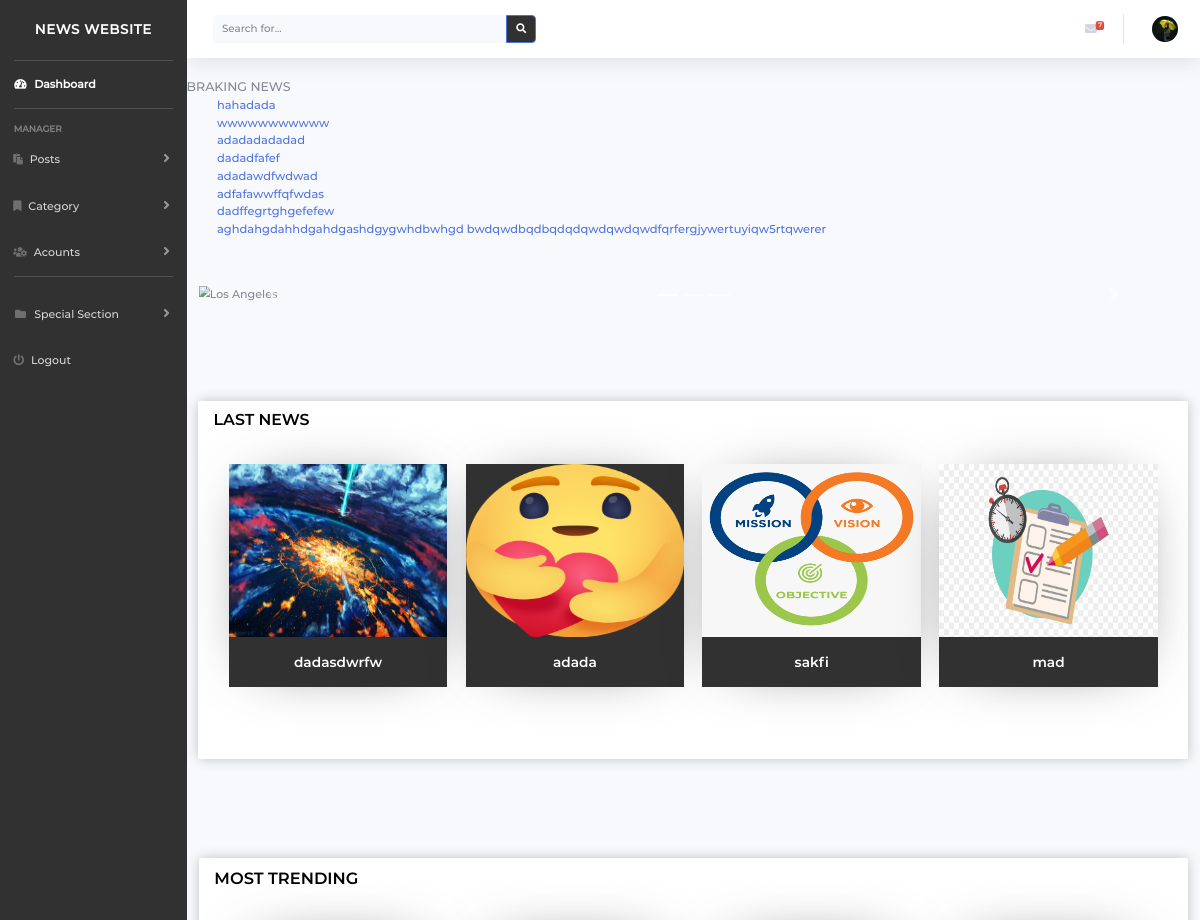
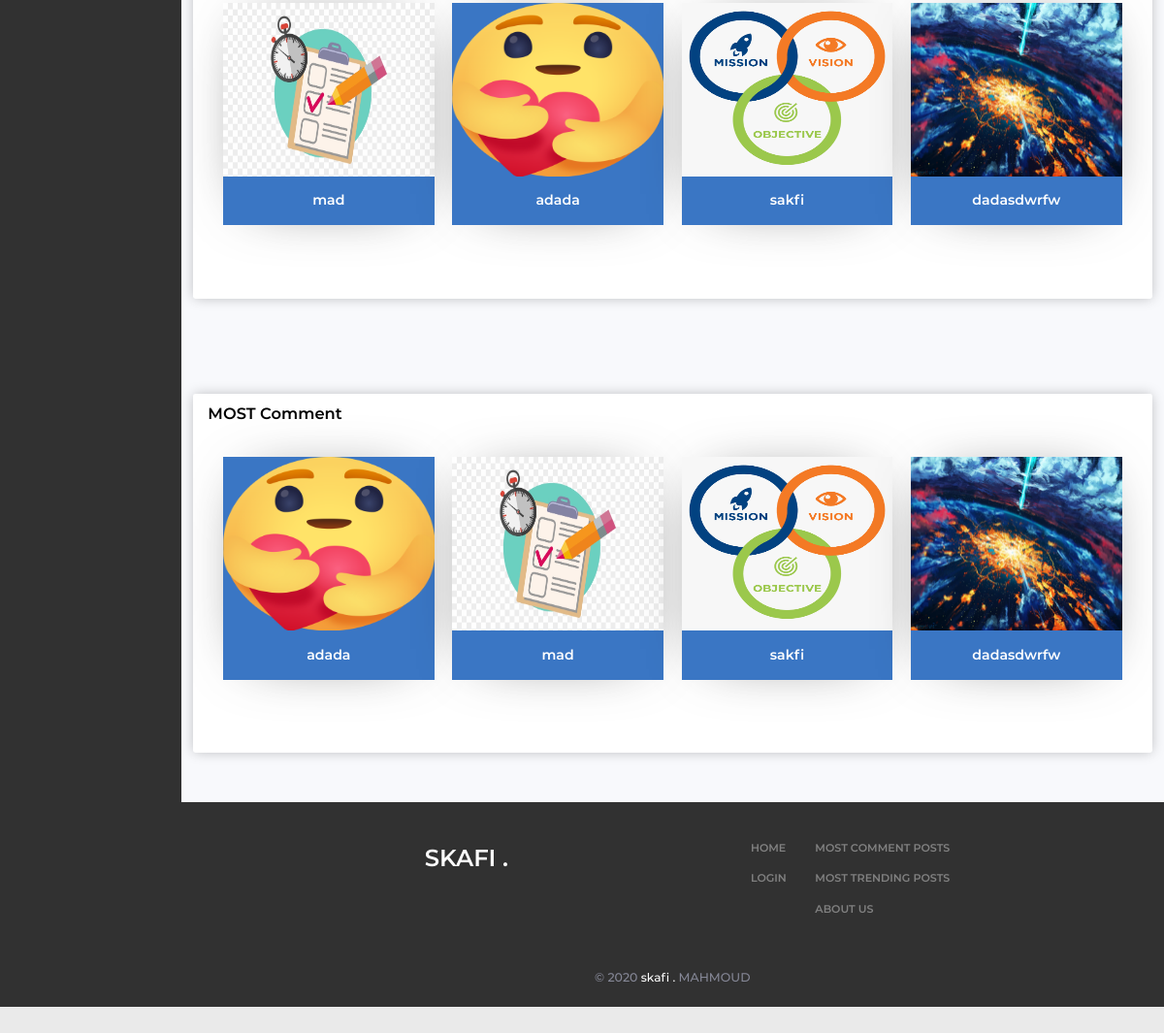
The page / on the database its author committed (2 pictures, top to bottom).
### tables this page shows
CREATE TABLE `tblbrackingnews` (
  `id` int(255) NOT NULL,
  `brackingText` varchar(255) NOT NULL,
  `Is_Active` int(1) DEFAULT NULL
);

CREATE TABLE `tblposts` (
  `id` int(11) NOT NULL,
  `PostTitle` longtext DEFAULT NULL,
  `CategoryId` int(11) DEFAULT NULL,
  `SubCategoryId` int(11) DEFAULT NULL,
  `PostDetails` longtext DEFAULT NULL,
  `PostingDate` timestamp NULL DEFAULT current_timestamp(),
  `UpdationDate` timestamp NULL DEFAULT NULL ON UPDATE current_timestamp(),
  `Is_Active` int(1) DEFAULT NULL,
  `PostUrl` mediumtext DEFAULT NULL,
  `PostImage` varchar(255) DEFAULT NULL,
  `Approved` varchar(255) NOT NULL DEFAULT 'no',
  `CommentsCout` int(255) DEFAULT NULL,
  `Rank` int(255) DEFAULT 0
);

### admin/config/dbcon.php (called while the page is built, shortened)
<?php
require("connection.php");
$dbhost = "localhost";
 $dbuser = "Skafi";
 $dbpass = "mahmoudskafi00";
 $db = "news_db";
$conDb = new connection($dbhost,$dbuser ,$dbpass,$db);

### admin/config/connection.php (called while the page is built, shortened)
<?php
class connection
{
    function doSelectQuery($con, $sql)
    {
        $status = false;
        $data = array();
        $result = mysqli_query($con, $sql);
        $i = 0;
        $rows = mysqli_num_rows($result);
        if ($rows == 0)
            $status = true;
        while ($row = mysqli_fetch_array($result, MYSQLI_ASSOC)) {
            $data[$i] = $row;
            $status = true;
            $i += 1;
        }
        return ['status' => $status, 'data' => $data, 'rows' => $rows];
    }
}

### index.php (the view, shortened to what this page needs)
<?php
require_once('./admin/config/dbcon.php');
?>
<!DOCTYPE html>
<html lang="en">
<head>
    <?php require './vendor/links.php' ?>
</head>
<?php require './vendor/navbar.php' ?>
<body>
    <div>
        <div class="bn-breaking-news" id="newsTicker1">
            <div class="bn-label">BRAKING NEWS</div>
            <div class="bn-news">
                <ul>
                    <?php
                    $sql = $conDb->doSelectQuery($conn, "SELECT brackingText as Text FROM tblbrackingnews WHERE Is_Active=1");
                    foreach ($sql['data'] as $row) {
                    ?>
                        <li><a href=""><?php echo $row['Text'] ?></a></li>
                    <?php
                    }
                    ?>
                </ul>
            </div>
            <div class="bn-controls">
                <button><span class="bn-arrow bn-prev"></span></button>
                <button><span class="bn-action"></span></button>
                <button><span class="bn-arrow bn-next"></span></button>
            </div>
        </div>
        <br>
        <div class="sk-container">
            <br>
            <div class="sk-width-60">
                <div id="demo" class="carousel slide" data-ride="carousel">
                    <ul class="carousel-indicators">
                        <li data-target="#demo" data-slide-to="0" class="active"></li>
                        <li data-target="#demo" data-slide-to="1"></li>
                        <li data-target="#demo" data-slide-to="2"></li>
                    </ul>
                    <div class="carousel-inner">
                        <div class="carousel-item active">
                            <img src="https://uidesign.gbtcdn.com/GB/image/2174/1920x500.jpg?imbypass=true" alt="Los Angeles" width="100%" height="500">
                            <div class="carousel-caption">
                                <h3>Ship From USA </h3><br>
                            </div>
                        </div>
                    </div>
                    <a class="carousel-control-prev" href="#demo" data-slide="prev">
                        <span class="carousel-control-prev-icon"></span>
                    </a>
                    <a class="carousel-control-next" href="#demo" data-slide="next">
                        <span class="carousel-control-next-icon"></span>
                    </a>
                </div>
            </div>
            <br>
        </div>
        <br>
        <br>
        <br>
        <br>
        <div class="section-2 " id="LASTNEWS">
            <div class="sk-container-width-100">
                <div class="sk-news-header">
                    <h1>LAST NEWS</h1>
                </div>
                <div class="sk-elemets-container">
                    <?php $sql = $conDb->doSelectQuery($conn, "SELECT * FROM tblposts WHERE Is_Active=1 ORDER BY PostingDate DESC LIMIT 4 ");
                    if ($sql['status'] == 1) {
                        foreach ($sql['data'] as $row) {
                    ?>
                            <div class="sk-elemet-card" onclick="window.location='./post_details.php?postid=<?php echo $row['id'] ?>'">
                                <div class="sk-post-image">
                                    <img src="./admin/postimages/<?php echo $row['PostImage'] ?>" alt="">
                                </div>
                                <div class="sk-post-details">
                                    <h1><?php echo $row['PostTitle'] ?></h1>
                                </div>
                            </div>
                    <?php
                        }
                    }
                    ?>
                </div>
            </div>
        </div>
    </div>
    <br>
    <br>
    <br>
    <br>
    <div class="section-2 " id="MostTrending">
        <div class="sk-container-width-100">
            <div class="sk-news-header">
                <h1>MOST TRENDING</h1>
            </div>
            <div class="sk-elemets-container">
                <?php
                $sql = $conDb->doSelectQuery($conn, "SELECT * FROM tblposts  WHERE Is_Active=1 ORDER BY Rank DESC  LIMIT 0,4
                ");
                if ($sql['status'] == 1) {
                    foreach ($sql['data'] as $row) {
                ?>
                        <div class="sk-elemet-card" style="background-color: #3a76c4;" onclick="window.location='./post_details.php?postid=<?php echo $row['id'] ?>'">
                            <div class="sk-post-image">
                                <img src="./admin/postimages/<?php echo $row['PostImage'] ?>" alt="">
                            </div>
                            <div class="sk-post-details">
                                <h1><?php echo $row['PostTitle'] ?></h1>
                            </div>
                        </div>
                <?php
                    }
                }
                ?>
            </div>
        </div>
    </div>
    <br>
    <br>
    <br>
    <br>
    <div class="section-2 " id="MostComment">
        <div class="sk-container-width-100">
            <div class="sk-news-header">
                <h1>MOST Comment</h1>
            </div>
            <div class="sk-elemets-container">
                <?php
                $sql = $conDb->doSelectQuery($conn, "SELECT * FROM tblposts  WHERE Is_Active=1 ORDER BY CommentsCout DESC  LIMIT 0,4
                ");
                if ($sql['status'] == 1) {
                    foreach ($sql['data'] as $row) {
                ?>
                        <div class="sk-elemet-card" style="background-color: #3a76c4;" onclick="window.location='./post_details.php?postid=<?php echo $row['id'] ?>'">
                            <div class="sk-post-image">
                                <img src="./admin/postimages/<?php echo $row['PostImage'] ?>" alt="">
                            </div>
                            <div class="sk-post-details">
                                <h1><?php echo $row['PostTitle'] ?></h1>
                            </div>
                        </div>
                <?php
                    }
                }
                ?>
            </div>
        </div>
    </div>
    </div>
    <br>
    <br>
    <div class="Footer">
        <div class="footer container">
            <div class="container">
                <div class="footer-container">
                    <div class="sk-nav-header">
                        <h1>SKAFI .</h1>
                    </div>
                    <div class="elements">
                        <ul>
                            <li><a href="./index.php">HOME</a></li>
                            <li><a href="./admin/login.php">LOGIN</a></li>
                        </ul>
                        <ul>
                            <li><a href="./index.php">MOST COMMENT POSTS</a></li>
                            <li><a href="./index.php">MOST TRENDING POSTS</a></li>
                            <li><a href="./index.php">ABOUT US</a></li>
                        </ul>
                    </div>
                </div>
                <div class="End-footer">
                    <h1>© 2020 <span style="color: #fff">skafi .</span> MAHMOUD</h1>
                </div>
                <br>
            </div>
        </div>
    </div>
</body>
</html>

### admin/include/css/overwite.css (style rules this page uses)
* { font-size: 16px; font-family: montserrat; }
h1, h2, h3, h4, h5, h6 { all: unset; }
h1, h2, h3, h4, h5, h6 { margin: 0px; }
ul, li { margin: 0px; list-style-type: none; }
button { outline: none !important; border: none; background: transparent; }
body { background: #eaeaea; }
.sk-nav-header { margin-left: 40px; }
.sk-nav-header > h1 { font-size: 2rem !important; color: #000000; font-family: montserratSb; }
.sk-container { display: flex; margin: 10px 15px; }
.sk-container > .sk-width-60 { width: 100% !important; height: 100%; }
.section-2 > .sk-container-width-100 { color: #000000; margin: 10px 15px; overflow: hidden; display: flex; flex-direction: column; background-color: #ffffff; box-shadow: 0px 0px 16px -1px rgba(0, 0, 0, 0.25); border-radius: 3px; }
.section-2 > .sk-container-width-100 > .sk-news-header { margin: 10px 20px; }
.section-2 > .sk-container-width-100 > .sk-news-header > h1 { font-size: 1.3rem; font-family: montserratSb; }
.section-2 > .sk-container-width-100 > .sk-elemets-container { display: grid; grid-gap: 1.5em; grid-template-columns: repeat(auto-fit, minmax(200px, 1fr)); margin: 2rem 2.5em; }
.section-2 > .sk-container-width-100 > .sk-elemets-container > .sk-elemet-card { position: relative; cursor: pointer; background-color: #313131; color: white; width: 100%; height: 100%; box-shadow: 0px 0px 83px -42px rgba(0, 0, 0, 0.75); transition: transform 0.31s ease-out; }
.section-2 > .sk-container-width-100 > .sk-elemets-container > .sk-elemet-card > .sk-post-image > img { width: 100%; max-width: 100%; height: 250px; max-height: 100%; }
.section-2 > .sk-container-width-100 > .sk-elemets-container > .sk-elemet-card > .sk-post-details { padding: 20px 0px; margin: 0px 5px; display: flex; justify-content: center; }
.section-2 > .sk-container-width-100 > .sk-elemets-container > .sk-elemet-card::after { font-family: FontAwesome; content: "\f0c1"; position: absolute; top: 50%; left: 50%; transform: translate(-50%, -50%); color: #ff9f1c; font-size: 0; opacity: 0; transition: all 0.31s ease-out; }
.section-2 > .sk-container-width-100 > .sk-elemets-container > .sk-elemet-card > .sk-post-details h1 { font-size: 1.2rem; font-family: montserratSb; }
.Footer { height: 100%; background-color: #313131; }
.footer-container { padding: 50px; display: flex; justify-content: space-around; }
.footer-container > .sk-nav-header > h1 { color: #ffffff; }
.footer-container > .elements { display: flex; }
.footer-container > .elements > ul { list-style: none; }
.footer-container > .elements > ul > li { margin-bottom: 20px; }
.footer-container > .elements > ul > li > a { margin: 10px 0px; color: #818181; font-family: montserratSB; transition: color 0.31s ease-out; }
.End-footer { display: flex; justify-content: center; }

### index.php (style rules this page uses)
* { zoom: .97; }

### rows shown on the page
tblbrackingnews: brackingText "hahadada"
tblbrackingnews: brackingText "wwwwwwwwwww"
tblbrackingnews: brackingText "adadadadadad"
tblbrackingnews: brackingText "dadadfafef"
tblbrackingnews: brackingText "adadawdfwdwad"
tblbrackingnews: brackingText "adfafawwffqfwdas"
tblbrackingnews: brackingText "dadffegrtghgefefew"
tblbrackingnews: brackingText "aghdahgdahhdgahdgashdgygwhdbwhgd bwdqwdbqdbqdqdqwdqwdqwdfqrfergjywertuyiqw5rtqwerer"
tblposts: PostImage (picture), PostTitle "dadasdwrfw"
tblposts: PostImage (picture), PostTitle "adada"
tblposts: PostImage (picture), PostTitle "sakfi"
tblposts: PostImage (picture), PostTitle "mad"
